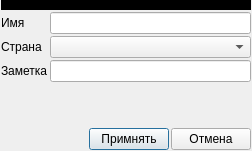
<?xml version="1.0" encoding="UTF-8"?>
<ui version="4.0">
 <class>Dialog</class>
 <widget class="QDialog" name="Dialog">
  <property name="geometry">
   <rect>
    <x>0</x>
    <y>0</y>
    <width>252</width>
    <height>151</height>
   </rect>
  </property>
  <property name="windowTitle">
   <string>Города поставщиков</string>
  </property>
  <layout class="QGridLayout" name="gridLayout">
   <property name="leftMargin">
    <number>1</number>
   </property>
   <property name="topMargin">
    <number>0</number>
   </property>
   <property name="rightMargin">
    <number>1</number>
   </property>
   <property name="bottomMargin">
    <number>1</number>
   </property>
   <property name="spacing">
    <number>2</number>
   </property>
   <item row="3" column="1">
    <widget class="QLineEdit" name="le_note"/>
   </item>
   <item row="1" column="1">
    <widget class="QLineEdit" name="le_name"/>
   </item>
   <item row="5" column="0" colspan="2">
    <layout class="QHBoxLayout" name="horizontalLayout">
     <property name="spacing">
      <number>2</number>
     </property>
     <item>
      <spacer name="horizontalSpacer">
       <property name="orientation">
        <enum>Qt::Horizontal</enum>
       </property>
       <property name="sizeHint" stdset="0">
        <size>
         <width>40</width>
         <height>20</height>
        </size>
       </property>
      </spacer>
     </item>
     <item>
      <widget class="QPushButton" name="pushButton_2">
       <property name="text">
        <string>Примнять</string>
       </property>
      </widget>
     </item>
     <item>
      <widget class="QPushButton" name="pushButton">
       <property name="text">
        <string>Отмена</string>
       </property>
      </widget>
     </item>
    </layout>
   </item>
   <item row="4" column="1">
    <spacer name="verticalSpacer">
     <property name="orientation">
      <enum>Qt::Vertical</enum>
     </property>
     <property name="sizeHint" stdset="0">
      <size>
       <width>20</width>
       <height>40</height>
      </size>
     </property>
    </spacer>
   </item>
   <item row="1" column="0">
    <widget class="QLabel" name="label">
     <property name="text">
      <string>Имя</string>
     </property>
    </widget>
   </item>
   <item row="2" column="0">
    <widget class="QLabel" name="label_2">
     <property name="text">
      <string>Страна</string>
     </property>
    </widget>
   </item>
   <item row="3" column="0">
    <widget class="QLabel" name="label_3">
     <property name="text">
      <string>Заметка</string>
     </property>
    </widget>
   </item>
   <item row="2" column="1">
    <widget class="QComboBox" name="cb_country"/>
   </item>
   <item row="0" column="0" colspan="2">
    <widget class="QWidget" name="widget" native="true">
     <property name="minimumSize">
      <size>
       <width>0</width>
       <height>10</height>
      </size>
     </property>
     <property name="styleSheet">
      <string notr="true">background-color: rgb(0, 0, 0);</string>
     </property>
    </widget>
   </item>
  </layout>
 </widget>
 <resources/>
 <connections>
  <connection>
   <sender>pushButton_2</sender>
   <signal>clicked()</signal>
   <receiver>Dialog</receiver>
   <slot>ui_acc()</slot>
   <hints>
    <hint type="sourcelabel">
     <x>154</x>
     <y>144</y>
    </hint>
    <hint type="destinationlabel">
     <x>150</x>
     <y>189</y>
    </hint>
   </hints>
  </connection>
  <connection>
   <sender>pushButton</sender>
   <signal>clicked()</signal>
   <receiver>Dialog</receiver>
   <slot>ui_can()</slot>
   <hints>
    <hint type="sourcelabel">
     <x>201</x>
     <y>139</y>
    </hint>
    <hint type="destinationlabel">
     <x>205</x>
     <y>196</y>
    </hint>
   </hints>
  </connection>
 </connections>
 <slots>
  <slot>ui_acc()</slot>
  <slot>ui_can()</slot>
 </slots>
</ui>
